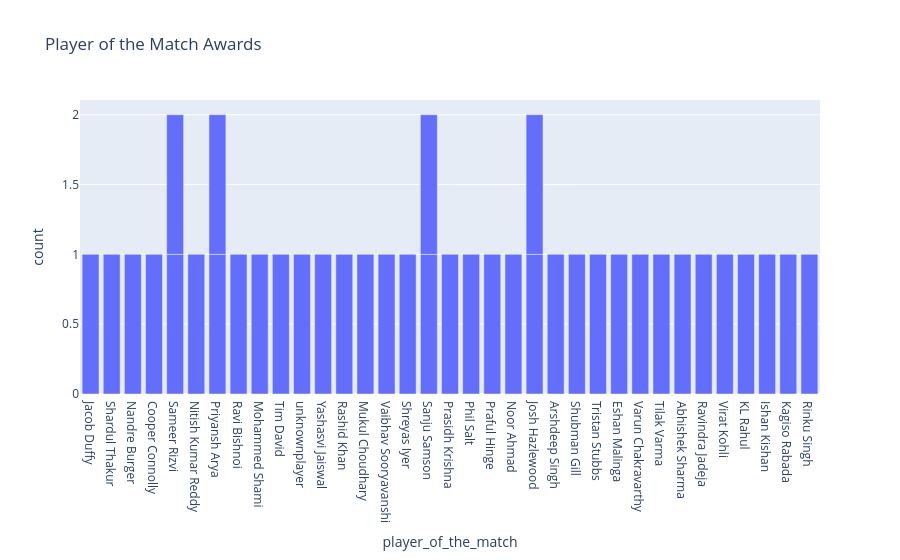

Notebook code cell kept with this figure:
### Markdown cell above
# EDA

### Code cell
fig = px.bar(df, x="player_of_the_match", title="Player of the Match Awards")
fig.show()

### Figure 1 — Plotly figure (JSON) as saved in the notebook; plotly's stock layout.template omitted (floating-point values rounded to 4 significant figures)
{"data": [{"hovertemplate": "player_of_the_match=%{x}<br>count=%{y}<extra></extra>", "legendgroup": "", "marker": {"color": "#636efa", "pattern": {"shape": ""}}, "name": "", "orientation": "v", "showlegend": false, "textposition": "auto", "type": "bar", "x": ["Jacob Duffy", "Shardul Thakur", "Nandre Burger", "Cooper Connolly", "Sameer Rizvi", "Nitish Kumar Reddy", "Priyansh Arya", "Sameer Rizvi", "Ravi Bishnoi", "Mohammed Shami", "Tim David", "unknownplayer", "Yashasvi Jaiswal", "Rashid Khan", "Mukul Choudhary", "Vaibhav Sooryavanshi", "Shreyas Iyer", "Sanju Samson", "Prasidh Krishna", "Phil Salt", "Praful Hinge", "Noor Ahmad", "Josh Hazlewood", "Arshdeep Singh", "Shubman Gill", "Tristan Stubbs", "Eshan Malinga", "Varun Chakravarthy", "Priyansh Arya", "Tilak Varma", "Abhishek Sharma", "Ravindra Jadeja", "Sanju Samson", "Virat Kohli", "KL Rahul", "Ishan Kishan", "Kagiso Rabada", "Rinku Singh", "Josh Hazlewood"], "xaxis": "x", "y": [1, 1, 1, 1, 1, 1, 1, 1, 1, 1, 1, 1, 1, 1, 1, 1, 1, 1, 1, 1, 1, 1, 1, 1, 1, 1, 1, 1, 1, 1, 1, 1, 1, 1, 1, 1, 1, 1, 1], "yaxis": "y"}], "layout": {"barmode": "relative", "legend": {"tracegroupgap": 0}, "title": {"text": "Player of the Match Awards"}, "xaxis": {"anchor": "y", "domain": [0, 1], "title": {"text": "player_of_the_match"}}, "yaxis": {"anchor": "x", "domain": [0, 1], "title": {"text": "count"}}}}
